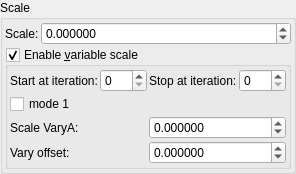
    <widget class="QGroupBox" name="groupBox_4">
     <property name="title">
      <string>Scale</string>
     </property>
     <layout class="QVBoxLayout" name="verticalLayout_9">
      <property name="leftMargin">
       <number>2</number>
      </property>
      <property name="topMargin">
       <number>2</number>
      </property>
      <property name="rightMargin">
       <number>2</number>
      </property>
      <property name="bottomMargin">
       <number>2</number>
      </property>
      <item>
       <layout class="QGridLayout" name="gridLayout_31" rowstretch="0,0" columnstretch="0,1">
        <property name="spacing">
         <number>2</number>
        </property>
        <item row="0" column="0">
         <widget class="QLabel" name="label_142">
          <property name="text">
           <string>Scale:</string>
          </property>
         </widget>
        </item>
        <item row="0" column="1">
         <widget class="MyDoubleSpinBox" name="spinbox_mandelbox_scale">
          <property name="sizePolicy">
           <sizepolicy hsizetype="Minimum" vsizetype="Maximum">
            <horstretch>0</horstretch>
            <verstretch>0</verstretch>
           </sizepolicy>
          </property>
          <property name="prefix">
           <string/>
          </property>
          <property name="suffix">
           <string/>
          </property>
          <property name="decimals">
           <number>6</number>
          </property>
          <property name="minimum">
           <double>-99.998999999999995</double>
          </property>
          <property name="maximum">
           <double>99.998999999999995</double>
          </property>
          <property name="singleStep">
           <double>0.100000000000000</double>
          </property>
         </widget>
        </item>
        <item row="1" column="0" colspan="2">
         <widget class="MyGroupBox" name="groupCheck_transf_function_enabledX_false">
          <property name="toolTip">
           <string>&lt;html&gt;&lt;head/&gt;&lt;body&gt;&lt;p&gt;Cpixel is CVector3 c = ( c.x, c.y, c.z). It is each original point (pixel) in 3D space where the iteration starts from, ( c = original z for each point .) It is commonly found in formula structures z = f(z) + c.&lt;/p&gt;&lt;p&gt;The Cpixel multiplier effectively scales this point &amp;quot;c&amp;quot;.&lt;/p&gt;&lt;p&gt;This transform allows the swapping of the order of the &amp;quot;CVector3 c&amp;quot; components before being multiplied by &amp;quot;CVector3 z&amp;quot; components.&lt;/p&gt;&lt;/body&gt;&lt;/html&gt;</string>
          </property>
          <property name="title">
           <string>Enable &amp;variable scale</string>
          </property>
          <property name="checkable">
           <bool>true</bool>
          </property>
          <layout class="QVBoxLayout" name="verticalLayout_51">
           <property name="spacing">
            <number>2</number>
           </property>
           <property name="leftMargin">
            <number>2</number>
           </property>
           <property name="topMargin">
            <number>2</number>
           </property>
           <property name="rightMargin">
            <number>2</number>
           </property>
           <property name="bottomMargin">
            <number>2</number>
           </property>
           <item>
            <layout class="QHBoxLayout" name="horizontalLayout" stretch="0,1,0,1">
             <item>
              <widget class="QLabel" name="label_74">
               <property name="text">
                <string>Start at iteration:</string>
               </property>
              </widget>
             </item>
             <item>
              <widget class="MySpinBox" name="spinboxInt_transf_start_iterations_D">
               <property name="sizePolicy">
                <sizepolicy hsizetype="Minimum" vsizetype="Maximum">
                 <horstretch>0</horstretch>
                 <verstretch>0</verstretch>
                </sizepolicy>
               </property>
               <property name="minimum">
                <number>0</number>
               </property>
               <property name="maximum">
                <number>999</number>
               </property>
               <property name="value">
                <number>0</number>
               </property>
              </widget>
             </item>
             <item>
              <widget class="QLabel" name="label_57">
               <property name="text">
                <string>Stop at iteration:</string>
               </property>
              </widget>
             </item>
             <item>
              <widget class="MySpinBox" name="spinboxInt_transf_stop_iterations_D">
               <property name="sizePolicy">
                <sizepolicy hsizetype="Preferred" vsizetype="Maximum">
                 <horstretch>0</horstretch>
                 <verstretch>0</verstretch>
                </sizepolicy>
               </property>
               <property name="maximum">
                <number>999</number>
               </property>
              </widget>
             </item>
            </layout>
           </item>
           <item>
            <layout class="QGridLayout" name="gridLayout_2" rowstretch="0,0,0" columnstretch="0,0">
             <property name="spacing">
              <number>2</number>
             </property>
             <item row="0" column="0" colspan="2">
              <widget class="QCheckBox" name="checkBox_transf_function_enabledM_false">
               <property name="text">
                <string>mode 1</string>
               </property>
              </widget>
             </item>
             <item row="2" column="0">
              <widget class="QLabel" name="label_144">
               <property name="text">
                <string>Vary offset:</string>
               </property>
              </widget>
             </item>
             <item row="1" column="0">
              <widget class="QLabel" name="label_143">
               <property name="text">
                <string>Scale VaryA:</string>
               </property>
              </widget>
             </item>
             <item row="1" column="1">
              <widget class="MyDoubleSpinBox" name="spinbox_transf_scale_vary_0">
               <property name="sizePolicy">
                <sizepolicy hsizetype="Minimum" vsizetype="Maximum">
                 <horstretch>0</horstretch>
                 <verstretch>0</verstretch>
                </sizepolicy>
               </property>
               <property name="prefix">
                <string/>
               </property>
               <property name="suffix">
                <string/>
               </property>
               <property name="decimals">
                <number>6</number>
               </property>
               <property name="minimum">
                <double>-100000.000000000000000</double>
               </property>
               <property name="maximum">
                <double>100000.000000000000000</double>
               </property>
               <property name="singleStep">
                <double>0.100000000000000</double>
               </property>
              </widget>
             </item>
             <item row="2" column="1">
              <widget class="MyDoubleSpinBox" name="spinbox_transf_scaleB_1">
               <property name="sizePolicy">
                <sizepolicy hsizetype="Minimum" vsizetype="Maximum">
                 <horstretch>0</horstretch>
                 <verstretch>0</verstretch>
                </sizepolicy>
               </property>
               <property name="prefix">
                <string/>
               </property>
               <property name="suffix">
                <string/>
               </property>
               <property name="decimals">
                <number>6</number>
               </property>
               <property name="minimum">
                <double>-100000.000000000000000</double>
               </property>
               <property name="maximum">
                <double>100000.000000000000000</double>
               </property>
               <property name="singleStep">
                <double>0.100000000000000</double>
               </property>
              </widget>
             </item>
            </layout>
           </item>
          </layout>
         </widget>
        </item>
       </layout>
      </item>
     </layout>
    </widget>
